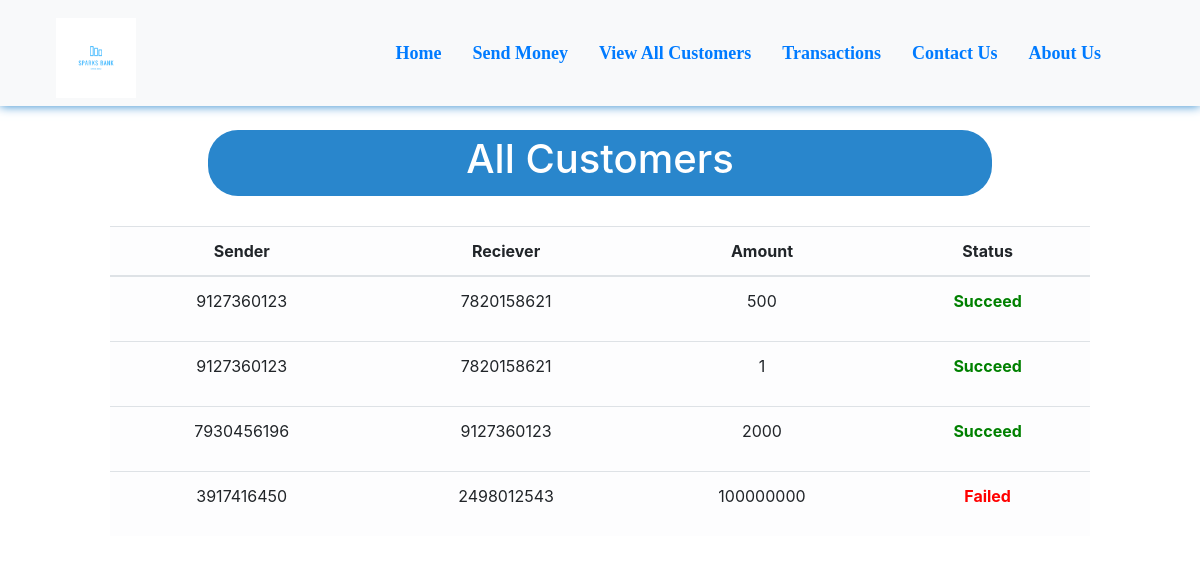
Screenshot of /transactions.php with the database file from the repository.
### tables this page shows
CREATE TABLE `transactions` (
  `sr` int(11) NOT NULL,
  `sender` varchar(10) NOT NULL,
  `receiver` varchar(10) NOT NULL,
  `amount` bigint(20) NOT NULL,
  `status` varchar(10) NOT NULL
);

### transactions.php (the view, shortened to what this page needs)
<!doctype html>
<html lang="en">
<head>
    <link href="//maxcdn.bootstrapcdn.com/bootstrap/4.1.1/css/bootstrap.min.css" rel="stylesheet" id="bootstrap-css">
    <link rel="stylesheet" href="https://use.fontawesome.com/releases/v5.1.0/css/all.css"
>
</head>
<body style="background-color:#ffffff;">
    <?php include 'spin.php'; ?>
    <nav class="navbar navbar-expand-lg navbar-blue bg-light fixed fixed-top"
        style="font-family:candara; font-size:18px; box-shadow: 0px 0px 10px 0px #2986cc;">
        <div class="container-fluid">
            <a href="index.php"><img src="images/Sparks Bank Logo.png" alt=""
                    style="height: 80px; margin-left:25px; margin-top:10px;"></a>
        </div>
        <div class="collapse navbar-collapse" id="navbarSupportedContent">
            <b>
                <ul class="navbar-nav ">
                    <li class="nav-item nav-links" style="margin-left:15px;">
                        <a class="nav-link text-nowrap" aria-current="page" href="index.php">Home</a>
                    </li>
                    <li class="nav-item" style="margin-left:15px; ">
                        <a class="nav-link text-nowrap" href="send_money.php">Send Money</a>
                    </li>
                    <li class="nav-item" style="margin-left:15px;">
                        <a class="nav-link text-nowrap" href="all_cust.php">View All Customers</a>
                    </li>
                    <li class="nav-item" style="margin-left:15px;">
                        <a class="nav-link text-nowrap active" href="transactions.php">Transactions</a>
                    </li>
                    <li class="nav-item" style="margin-left:15px;">
                        <a class="nav-link text-nowrap" href="contact_us.php">Contact Us</a>
                    </li>
                    <li class="nav-item" style="margin-left:15px; margin-right:75px;">
                        <a class="nav-link text-nowrap" href="about_us.php">About Us</a>
                    </li>
                </ul>
            </b>
        </div>
    </nav>
    <center>
        <div class="container" style="margin-top: 10%; padding:10px 80px 10px 80px; ">
            <div
                style="width:80%; background-color:#2986cc; padding:5px 5px 5px 5px; border-radius:30px; box-shadow: 2px 2px 10px white;">
                <h1 style=" color:white;">All Customers</h1>
            </div>
            <?php
    $conn = mysqli_connect($servername, $username, $password, $database);
    if(!$conn){
        die("Connection not established: ".mysqli_connect_error());
    }else{
        $sql = "SELECT * FROM `transactions`";
        $result = mysqli_query($conn, $sql);
?>
            <table class="table table-light" style="margin-top: 30px;">
                <thead>
                    <tr>
                        <th scope="col">Sender</th>
                        <th scope="col">Reciever</th>
                        <th scope="col">Amount</th>
                        <th scope="col">Status</th>
                    </tr>
                </thead>
                <?php
echo "<tbody>";
        while($row = mysqli_fetch_assoc($result)){
        if(!(empty($row['sender']) && empty($row['receiver']) && empty($row['amount'])))
            {echo    '
            <tr>
              <td>'.$row['sender'].'</td>
              <td>'.$row['receiver'].'</td>
              <td>'.$row['amount'].'</td>
              <td>'; ?> <?php if($row['status'] == "succeed"){echo '<b><p style="color:green;">Succeed</p></b>';}else{echo '<b><p style="color:red;">Failed</p></b>';} ?>
              <?php echo '</td>
              </tr>';}
    }
    }
    echo "</tbody>";
?>
        </div>
    </center>
</body>
</html>

### transactions.php (style rules this page uses)
th, td { text-align: center; }

### rows the page displays
transactions: sender "9127360123", receiver "7820158621", amount "500", status "Succeed"
transactions: sender "9127360123", receiver "7820158621", amount "1", status "Succeed"
transactions: sender "7930456196", receiver "9127360123", amount "2000", status "Succeed"
transactions: sender "3917416450", receiver "2498012543", amount "100000000", status "Failed"
